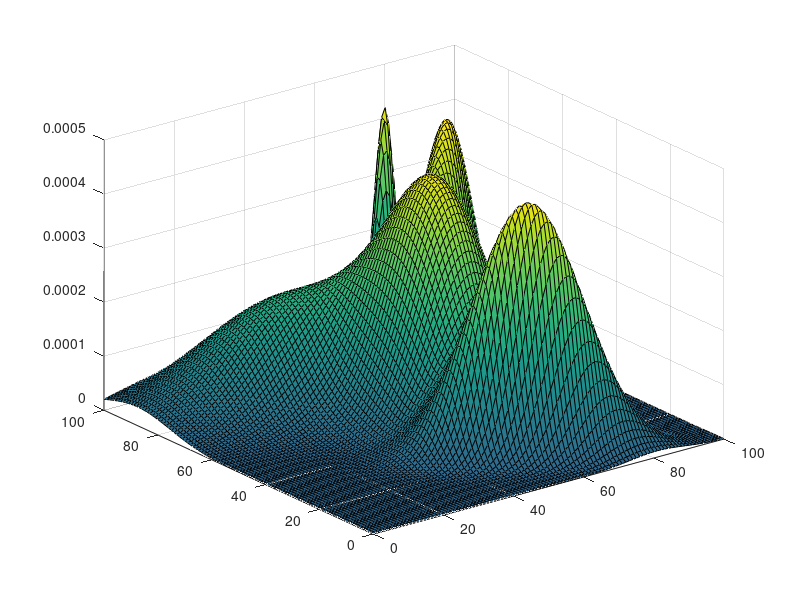

The MATLAB script that drew this image:
% mu = [2 10];
% SIGMA = [1 1.5; 1.5 25];
% 
% r = mvnrnd(mu,SIGMA,1000);
% figure;
% %     plot(r(:,1),r(:,2),'.');
% hold on
% options = statset('Display','final');
% obj = gmdistribution.fit(r,1,'Options',options);
% ezsurf(@(x,y)pdf(obj,[x y]),[-2 6],[4 16])
% % ezsurf(@(x,y)pdf(obj,[x y]),[-20 20],[-20 20])
% %     hold off
% AXIS([-2 6 4 16 0 0.2]);
% [V,D] = eig(SIGMA);
% %     figure;
% o = [2 10];   %# Origin. Same as mu
% a = V(:,1)';  %# Eigenvector 1
% b = V(:,2)';  %# Eigenvector 2
% arrowStarts = [o; o];        %# Starting points for arrows
% arrowEnds = [a*D(1,1)+o; b*D(2,2)+o];          %# Ending points for arrows
% arrow(arrowStarts,arrowEnds);   %# Plot arrows

x1 = 0:1:100; x2 = 0:1:100;
[X1,X2] = meshgrid(x1,x2);

% #3
mu1 = [76.430641626628 71.7990966517948];
Sigma1 = [66.0425657206929  26.3403804072988; 26.3403804072988 57.01660344538];
F1 = mvnpdf([X1(:) X2(:)],mu1,Sigma1);
F1 = reshape(F1,length(x2),length(x1));
P1 = 0.152027980643134;

% #4
mu2 = [73.8605162373964 92.05108449106];
Sigma2 = [12.84453587809 6.45216686591825; 6.45216686591825 11.1027211891104];
F2 = mvnpdf([X1(:) X2(:)],mu2,Sigma2);
F2 = reshape(F2,length(x2),length(x1));
P2 = 0.0279985786416308;

% #1
mu3 = [56.9722043140986 49.5203986471138];
Sigma3 = [121.6966881243 -9.87336042956631; -9.87336042956631 191.353006437428];
F3 = mvnpdf([X1(:) X2(:)],mu3,Sigma3);
F3 = reshape(F3,length(x2),length(x1));
P3 = 0.394971094085163;

% #5
mu4 = [34.5022074953599 76.6094259846017];
Sigma4 = [338.649365791908  -106.999514634154; -106.999514634154 179.596200236722];
F4 = mvnpdf([X1(:) X2(:)],mu4,Sigma4);
F4 = reshape(F4,length(x2),length(x1));
P4 = 0.280956918282523;


% #2
mu5 = [59.2039802097763 18.2142834011275];
Sigma5 = [126.709352214597 -54.7628523139743; -54.7628523139743 45.6770992845049];
F5 = mvnpdf([X1(:) X2(:)],mu5,Sigma5);
F5 = reshape(F5,length(x2),length(x1));
P5 = 0.144045428347547;


% Gaussian number 1: 1, 
% Gaussian number 2: 0.869686967544242, 
% Gaussian number 3: 1.38703376065978, 
% Gaussian number 4: 0.460966193235638, 
% Gaussian number 5: 1.01059601806991

Final = F1*P1 + F2*P2 + F3*P3 + F4*P4 + F5*P5;

surf(x1,x2,Final);
caxis([min(Final(:))-.5*range(Final(:)),max(Final(:))]);
axis([0 100 0 100])
% xlabel('x1'); ylabel('x2'); zlabel('');